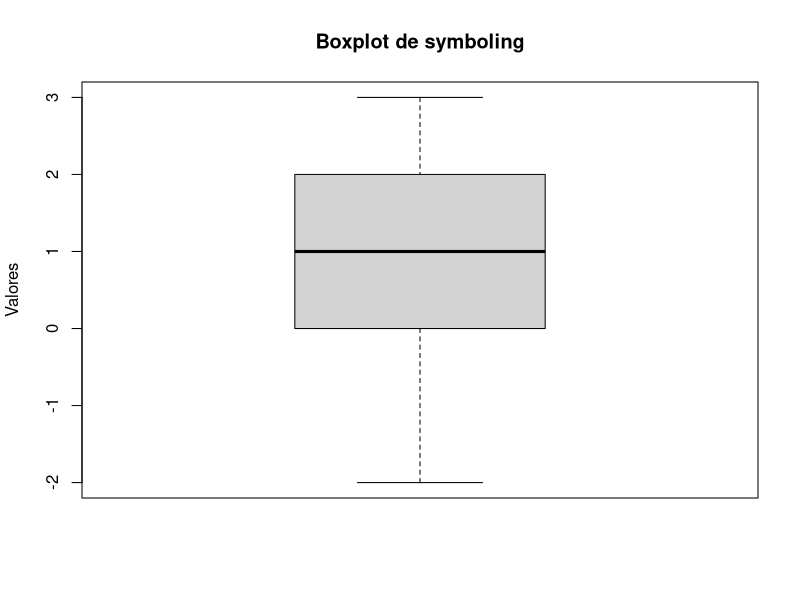
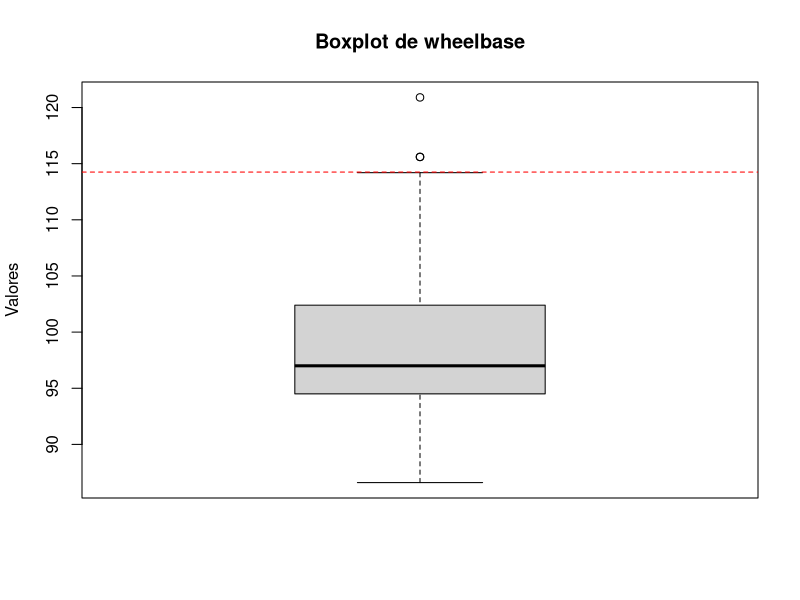
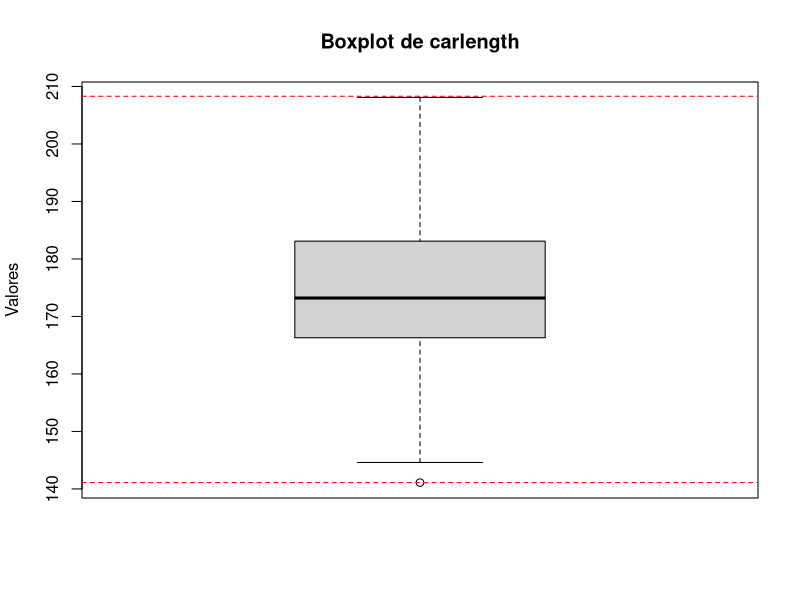
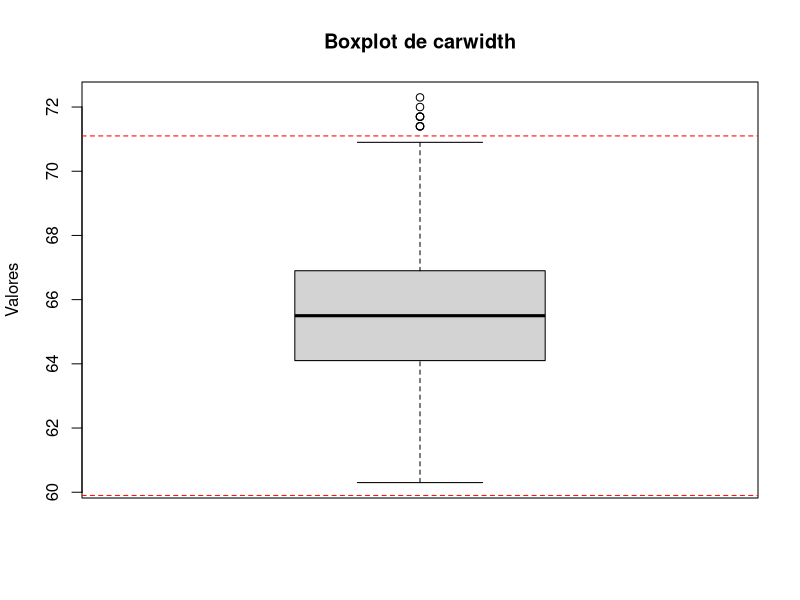
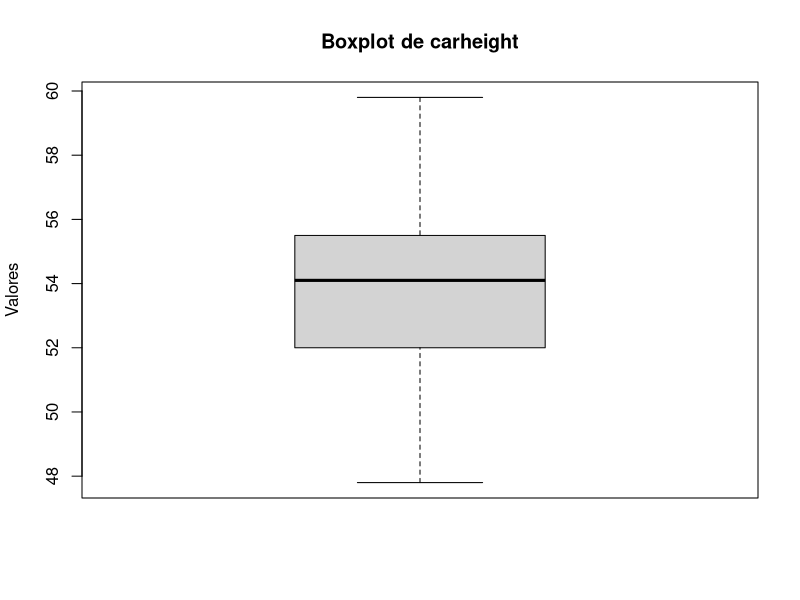
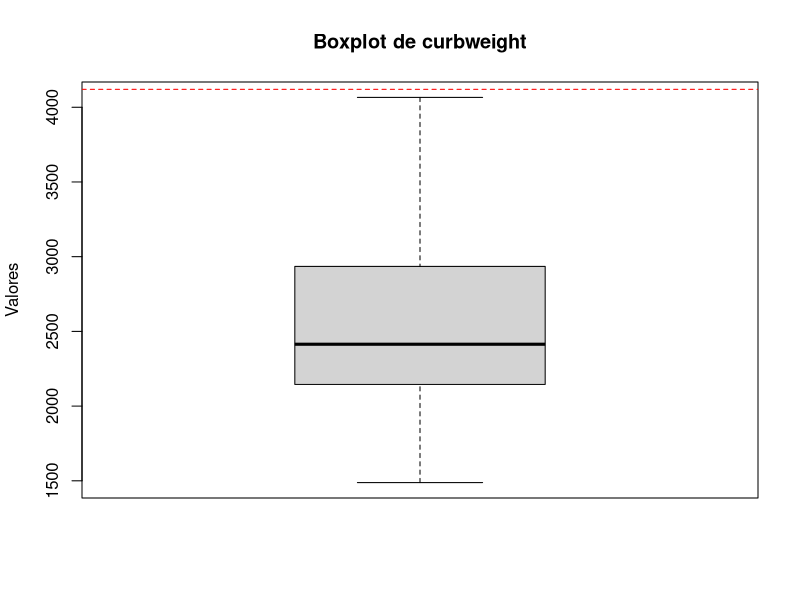
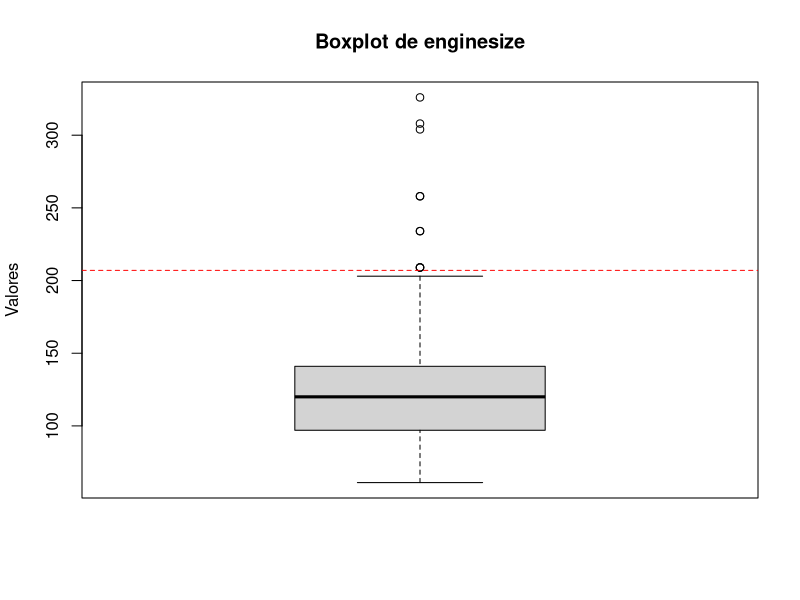
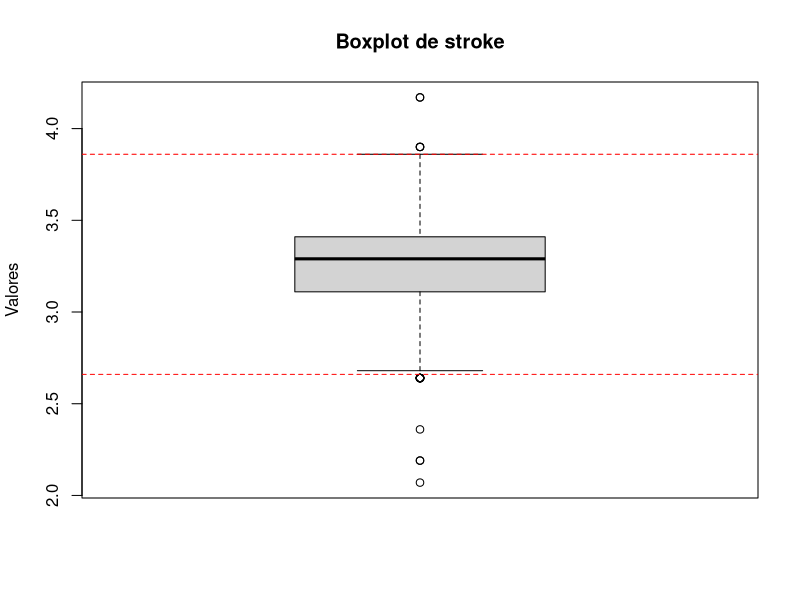

Recreate these plots in R, in order.
## ---- chunk 1
knitr::opts_chunk$set(echo = TRUE)
## ---- chunk 2
df = read.csv("precios_autos.csv")
## ---- chunk 3
# Exploración de variables numéricas:
numeric_columns = sapply(df, is.numeric)
summary(df[, numeric_columns])

## ---- chunk 4
# Exploración de variables categóricas:

categoric_columns = sapply(df, is.character)

for (i in names(categoric_columns[categoric_columns == TRUE])[-1]){
  cat("Distribución de la variable", i, ': ')
  print(table(df[i]))
  cat("\n")
}
## ---- chunk 5
#Boxplots

create_boxplot <- function(data, column_name, treshold) {
  values <- data[[column_name]]
  values <- values[is.finite(values)]  # Filtrar valores finitos
  
  quantiles <- quantile(values, probs = c(0.25, 0.5, 0.75), na.rm = TRUE)
  outlier_threshold <- treshold * IQR(values, na.rm = TRUE)
  
  bp <- boxplot(values, main=paste("Boxplot de", column_name), ylab="Valores", ylim=c(min(values), max(values)))
  
  # Agregar líneas del outlier threshold al boxplot
  abline(h=quantiles[3] + outlier_threshold, col="red", lty=2)
  abline(h=quantiles[1] - outlier_threshold, col="red", lty=2)
  
}

for (i in names(numeric_columns[numeric_columns == TRUE])){
  create_boxplot(df, i, 1.5)
}
## ---- chunk 6
remove_outliers_iqr <- function(data, column_name, multiplier) {
  column_values <- data[[column_name]]
  
  q1 <- quantile(column_values, 0.25, na.rm = TRUE)
  q3 <- quantile(column_values, 0.75, na.rm = TRUE)
  iqr <- q3 - q1
  
  lower_bound <- q1 - multiplier * iqr
  upper_bound <- q3 + multiplier * iqr
  
  
  data_clean <- data[column_values >= lower_bound & column_values <= upper_bound, ]
  return(data_clean)
}

df_clean = df

for (i in c("price", "wheelbase", "carwidth", "enginesize", "stroke", "compressionratio", "horsepower")){
   df_clean = remove_outliers_iqr(df_clean, i, 2)
}

for (i in names(numeric_columns[numeric_columns == TRUE])){
  create_boxplot(df_clean, i, 1.5)
}

## ---- chunk 7
#Histogramas

create_histogram <- function(data, column_name) {
  hist(data[[column_name]], main=paste("Histograma de",column_name), xlab="Valores", ylab="Frecuencia", breaks = 13)
}

for (i in names(numeric_columns[numeric_columns == TRUE])){
  create_histogram(df_clean, i)
}

## ---- chunk 8
library(ggplot2)

plot_pie <- function(data, column_name) {
  # Calcular las frecuencias de cada categoría
  freq_table <- table(data[[column_name]])
  
  # Crear un gráfico de pay
  pie_chart <- ggplot(data = data.frame(freq_table),
                      aes(x = "", y = Freq, fill = factor(freq_table))) +
    geom_bar(stat = "identity", width = 1) +
    coord_polar(theta = "y") +
    labs(title = paste("Gráfico de Pay para", column_name)) +
    scale_fill_discrete(labels = names(freq_table)) +  # Usar nombres de categorías en la leyenda
    theme_void() +
    theme(legend.position = "right")
  
  return(pie_chart)
}

for (i in names(categoric_columns[categoric_columns == TRUE])[-1]){
  print(plot_pie(df_clean, i))
}

## ---- chunk 9
sum(is.na(df_clean))
## ---- chunk 10
# Análisis de colinealidad

cor_matrix <- cor(df_clean[c('price', 'wheelbase', 'horsepower', 'carlength', 'enginesize')])
print(cor_matrix)

pairs(df_clean[c('price', 'wheelbase', 'horsepower', 'carlength', 'enginesize')], main="Diagramas de Dispersión")
## ---- chunk 11

df_seleccionado = df_clean[c('price', 'cylindernumber', 'carbody', 'wheelbase', 'horsepower', 'carlength', 'enginesize')]
head(df_seleccionado)
## ---- chunk 12
dictionary <- list(
  "two" = 2,
  "three" = 3,
  "four" = 4,
  "five" = 5,
  "six" = 6
)

map_values <- function(value, dictionary) {
  if (value %in% names(dictionary)) {
    return(dictionary[[value]])
  } else {
    return(value)
  }
}

df_seleccionado$cylindernumber <- sapply(df_seleccionado$cylindernumber, map_values, dictionary)

## ---- chunk 13

convert_to_dummies <- function(data, column_name) {
  categorical_column <- data[[column_name]]
  unique_values <- unique(categorical_column)
  
  dummies <- sapply(unique_values, function(value) {
    dummy_name <- paste(column_name, value, sep = "_")
    as.numeric(categorical_column == value)
  })
  
  dummy_df <- as.data.frame(dummies)
  
  data <- cbind(data, dummy_df)
  
  data <- data[, -which(names(data) == column_name)]
  
  return(data)
}

df_seleccionado <- convert_to_dummies(df_seleccionado, "carbody")
## ---- chunk 14
head(df_seleccionado)
## ---- chunk 15
plot_qqplot <- function(data, column_name) {
  column_data <- data[[column_name]]
  qqnorm(column_data, main = paste("QQ-Plot de", column_name))
  qqline(column_data, col = "red")
}


for (i in c('price', 'wheelbase', 'horsepower', 'carlength', 'enginesize')){
  plot_qqplot(df_seleccionado, i)
}

## ---- chunk 16
library(nortest)

# Realizar la prueba de normalidad de Anderson-Darling para 'price'
ad_test_price <- ad.test(df_seleccionado$price)
print("Anderson-Darling test for 'price':")
print(ad_test_price)

# Realizar la prueba de normalidad de Anderson-Darling para 'wheelbase'
ad_test_wheelbase <- ad.test(df_seleccionado$wheelbase)
print("Anderson-Darling test for 'wheelbase':")
print(ad_test_wheelbase)

# Realizar la prueba de normalidad de Anderson-Darling para 'horsepower'
ad_test_horsepower <- ad.test(df_seleccionado$horsepower)
print("Anderson-Darling test for 'horsepower':")
print(ad_test_horsepower)

# Realizar la prueba de normalidad de Anderson-Darling para 'carlength'
ad_test_carlength <- ad.test(df_seleccionado$carlength)
print("Anderson-Darling test for 'carlength':")
print(ad_test_carlength)

# Realizar la prueba de normalidad de Anderson-Darling para 'enginesize'
ad_test_enginesize <- ad.test(df_seleccionado$enginesize)
print("Anderson-Darling test for 'enginesize':")
print(ad_test_enginesize)
## ---- chunk 17
# Aplicar la transformación logarítmica a las variables
df_seleccionado$log_price <- log(df_seleccionado$price)
df_seleccionado$log_wheelbase <- log(df_seleccionado$wheelbase)
df_seleccionado$log_horsepower <- log(df_seleccionado$horsepower)
df_seleccionado$log_carlength <- log(df_seleccionado$carlength)
df_seleccionado$log_enginesize <- log(df_seleccionado$enginesize)

# Verificar la normalidad de las variables transformadas con QQ-plots
library(ggplot2)

plot_qqplot <- function(data, column_name) {
  column_data <- data[[column_name]]
  qqnorm(column_data, main = paste("QQ-Plot de", column_name))
  qqline(column_data, col = "red")
}

for (i in c('log_price', 'log_wheelbase', 'log_horsepower', 'log_carlength', 'log_enginesize')){
  plot_qqplot(df_seleccionado, i)
}

## ---- chunk 18
ad_test_price <- ad.test(df_seleccionado$log_price)
ad_test_wheelbase <- ad.test(df_seleccionado$log_wheelbase)
ad_test_horsepower <- ad.test(df_seleccionado$log_horsepower)
ad_test_carlength <- ad.test(df_seleccionado$log_carlength)
ad_test_enginesize <- ad.test(df_seleccionado$log_enginesize)

# Mostrar los resultados de la prueba de Anderson-Darling
print("Anderson-Darling test for 'log_price':")
print(ad_test_price)

print("Anderson-Darling test for 'log_wheelbase':")
print(ad_test_wheelbase)

print("Anderson-Darling test for 'log_horsepower':")
print(ad_test_horsepower)

print("Anderson-Darling test for 'log_carlength':")
print(ad_test_carlength)

print("Anderson-Darling test for 'log_enginesize':")
print(ad_test_enginesize)
## ---- chunk 19

# Eliminar las variables transformadas logarítmicamente del DataFrame
df_seleccionado <- df_seleccionado[, !names(df_seleccionado) %in% c("log_price", "log_wheelbase", "log_horsepower", "log_carlength", "log_enginesize")]


library(nortest)
library(VGAM)

plot_p_values_by_lambda <- function(data, variable_name) {
  val_without_0 <- data[[variable_name]][data[[variable_name]] != 0]
  q1c <- quantile(val_without_0, probs = 0.25)
  q3c <- quantile(val_without_0, probs = 0.75)
  ric <- IQR(val_without_0)
  
  val <- val_without_0[val_without_0 < q3c + 1.5 * ric]
  
  lp <- seq(-4, 2, 0.001)
  nlp <- length(lp)
  n <- length(val)
  
  D <- matrix(as.numeric(NA), ncol = 2, nrow = nlp)
  
  for (i in 1:nlp) {
    d <- yeo.johnson(val, lambda = lp[i])
    p <- ad.test(d)
    D[i, ] <- c(lp[i], p$p.value)
  }
  
  N <- as.data.frame(D)
  
  plot(N$V1, N$V2,
       type = "l",
       col = "darkred",
       lwd = 3,
       xlab = "Lambda",
       ylab = "Valor p (Normalidad)",
       main = paste("P-values por Lambda para", variable_name))
}

for (i in c('price', 'wheelbase', 'horsepower', 'carlength', 'enginesize')){
  plot_p_values_by_lambda(df_seleccionado, i)
}


## ---- chunk 20
df_seleccionado
## ---- chunk 21
modelo_regresion <- lm(price ~ ., data = df_seleccionado)

summary(modelo_regresion)

## ---- chunk 22
df_seleccionado_sin_vars <- df_seleccionado[, !(names(df_seleccionado) %in% c("hardtop", "enginesize"))]

modelo <- lm(price ~ ., data = df_seleccionado_sin_vars)

summary(modelo)
## ---- chunk 23
df_seleccionado_sin_vars <- df_seleccionado[, !(names(df_seleccionado) %in% c("hardtop", "enginesize", "wagon"))]

modelo <- lm(price ~ ., data = df_seleccionado_sin_vars)

summary(modelo)
## ---- chunk 24
df_seleccionado_sin_vars <- df_seleccionado[, !(names(df_seleccionado) %in% c("hardtop", "enginesize", "wagon", "carlength"))]

modelo <- lm(price ~ ., data = df_seleccionado_sin_vars)

summary(modelo)
## ---- chunk 25
df_seleccionado_sin_vars <- df_seleccionado[, !(names(df_seleccionado) %in% c("hardtop", "enginesize", "wagon", "carlength", "hatchback" ))]

modelo <- lm(price ~ ., data = df_seleccionado_sin_vars)

summary(modelo)
## ---- chunk 26
df_seleccionado_sin_vars <- df_seleccionado[, !(names(df_seleccionado) %in% c("hardtop", "enginesize", "wagon", "carlength", "hatchback", "cylindernumber"))]

modelo <- lm(price ~ ., data = df_seleccionado_sin_vars)

summary(modelo)
## ---- chunk 27
# Gráfico de dispersión y línea de regresión
plot(df_seleccionado_sin_vars$price, fitted(modelo), 
     xlab = "Precio Real", ylab = "Precio Predicho", 
     main = "Gráfico de Dispersión y Línea de Regresión")
abline(0, 1, col = "red")

## ---- chunk 28
# Gráfico de residuos vs. Valores ajustados
plot(fitted(modelo), residuals(modelo), 
     xlab = "Valores Ajustados", ylab = "Residuos", 
     main = "Gráfico de Residuos vs. Valores Ajustados")
abline(0, 0, col = "red")
## ---- chunk 29
# Histograma de residuos
hist(residuals(modelo), 
     xlab = "Residuos", ylab = "Frecuencia",
     main = "Histograma de Residuos")

## ---- chunk 30
# Gráfico QQ de residuos
qqnorm(residuals(modelo))
qqline(residuals(modelo), col = "red")
